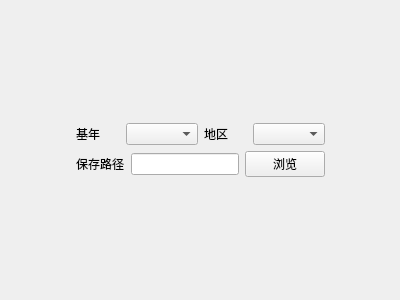
<?xml version="1.0" encoding="UTF-8"?>
<ui version="4.0">
 <class>NewObjectWizardPage</class>
 <widget class="QWizardPage" name="NewObjectWizardPage">
  <property name="geometry">
   <rect>
    <x>0</x>
    <y>0</y>
    <width>400</width>
    <height>300</height>
   </rect>
  </property>
  <property name="windowTitle">
   <string>WizardPage</string>
  </property>
  <layout class="QGridLayout" name="gridLayout_2">
   <item row="1" column="0">
    <spacer name="horizontalSpacer">
     <property name="orientation">
      <enum>Qt::Horizontal</enum>
     </property>
     <property name="sizeHint" stdset="0">
      <size>
       <width>40</width>
       <height>20</height>
      </size>
     </property>
    </spacer>
   </item>
   <item row="0" column="1">
    <spacer name="verticalSpacer_2">
     <property name="orientation">
      <enum>Qt::Vertical</enum>
     </property>
     <property name="sizeHint" stdset="0">
      <size>
       <width>20</width>
       <height>40</height>
      </size>
     </property>
    </spacer>
   </item>
   <item row="2" column="1">
    <spacer name="verticalSpacer">
     <property name="orientation">
      <enum>Qt::Vertical</enum>
     </property>
     <property name="sizeHint" stdset="0">
      <size>
       <width>20</width>
       <height>40</height>
      </size>
     </property>
    </spacer>
   </item>
   <item row="1" column="1">
    <layout class="QVBoxLayout" name="verticalLayout">
     <item>
      <layout class="QGridLayout" name="gridLayout">
       <item row="0" column="0">
        <widget class="QLabel" name="labelYear">
         <property name="text">
          <string>基年</string>
         </property>
        </widget>
       </item>
       <item row="0" column="1">
        <widget class="QComboBox" name="cBoxYear"/>
       </item>
       <item row="0" column="2">
        <widget class="QLabel" name="labelArea">
         <property name="text">
          <string>地区</string>
         </property>
        </widget>
       </item>
       <item row="0" column="3">
        <widget class="QComboBox" name="cBoxArea"/>
       </item>
      </layout>
     </item>
     <item>
      <layout class="QHBoxLayout" name="horizontalLayout">
       <item>
        <widget class="QLabel" name="labelPath">
         <property name="text">
          <string>保存路径</string>
         </property>
        </widget>
       </item>
       <item>
        <widget class="QLineEdit" name="lEditPath"/>
       </item>
       <item>
        <widget class="QPushButton" name="btnPath">
         <property name="text">
          <string>浏览</string>
         </property>
        </widget>
       </item>
      </layout>
     </item>
    </layout>
   </item>
   <item row="1" column="2">
    <spacer name="horizontalSpacer_2">
     <property name="orientation">
      <enum>Qt::Horizontal</enum>
     </property>
     <property name="sizeHint" stdset="0">
      <size>
       <width>40</width>
       <height>20</height>
      </size>
     </property>
    </spacer>
   </item>
  </layout>
 </widget>
 <resources/>
 <connections/>
</ui>
